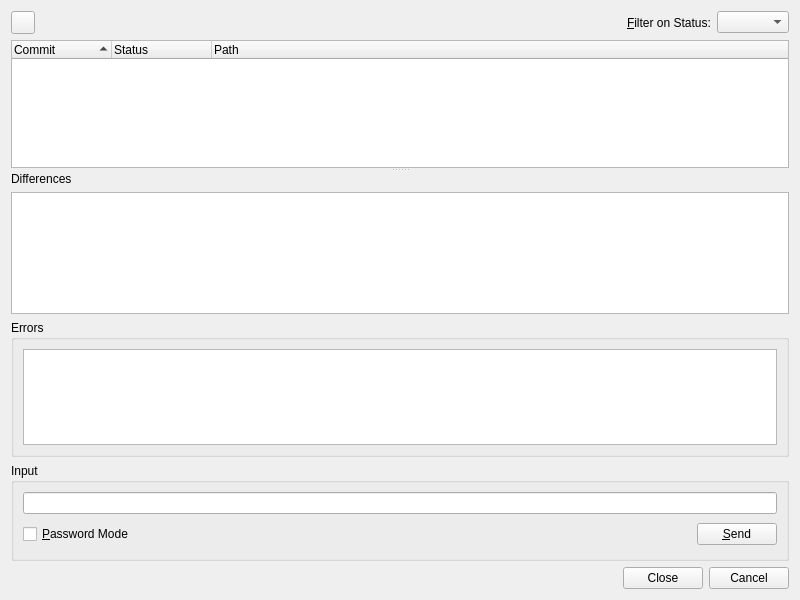
<?xml version="1.0" encoding="UTF-8"?>
<ui version="4.0">
 <class>HgStatusDialog</class>
 <widget class="QWidget" name="HgStatusDialog">
  <property name="geometry">
   <rect>
    <x>0</x>
    <y>0</y>
    <width>800</width>
    <height>600</height>
   </rect>
  </property>
  <property name="windowTitle">
   <string>Mercurial Status</string>
  </property>
  <property name="whatsThis">
   <string>&lt;b&gt;Mercurial Status&lt;/b&gt;
&lt;p&gt;This dialog shows the status of the selected file or project.&lt;/p&gt;</string>
  </property>
  <layout class="QVBoxLayout" name="verticalLayout">
   <item>
    <layout class="QHBoxLayout" name="horizontalLayout_2">
     <item>
      <widget class="QToolButton" name="actionsButton">
       <property name="toolTip">
        <string>Select action from menu</string>
       </property>
       <property name="popupMode">
        <enum>QToolButton::InstantPopup</enum>
       </property>
      </widget>
     </item>
     <item>
      <spacer name="horizontalSpacer_2">
       <property name="orientation">
        <enum>Qt::Horizontal</enum>
       </property>
       <property name="sizeHint" stdset="0">
        <size>
         <width>40</width>
         <height>20</height>
        </size>
       </property>
      </spacer>
     </item>
     <item>
      <widget class="QLabel" name="label">
       <property name="text">
        <string>&amp;Filter on Status:</string>
       </property>
       <property name="buddy">
        <cstring>statusFilterCombo</cstring>
       </property>
      </widget>
     </item>
     <item>
      <widget class="QComboBox" name="statusFilterCombo">
       <property name="toolTip">
        <string>Select the status of entries to be shown</string>
       </property>
       <property name="sizeAdjustPolicy">
        <enum>QComboBox::AdjustToContents</enum>
       </property>
      </widget>
     </item>
    </layout>
   </item>
   <item>
    <widget class="QSplitter" name="diffSplitter">
     <property name="sizePolicy">
      <sizepolicy hsizetype="Preferred" vsizetype="Expanding">
       <horstretch>0</horstretch>
       <verstretch>2</verstretch>
      </sizepolicy>
     </property>
     <property name="orientation">
      <enum>Qt::Vertical</enum>
     </property>
     <property name="childrenCollapsible">
      <bool>false</bool>
     </property>
     <widget class="QTreeWidget" name="statusList">
      <property name="sizePolicy">
       <sizepolicy hsizetype="Expanding" vsizetype="Expanding">
        <horstretch>0</horstretch>
        <verstretch>0</verstretch>
       </sizepolicy>
      </property>
      <property name="alternatingRowColors">
       <bool>true</bool>
      </property>
      <property name="selectionMode">
       <enum>QAbstractItemView::ExtendedSelection</enum>
      </property>
      <property name="rootIsDecorated">
       <bool>false</bool>
      </property>
      <property name="sortingEnabled">
       <bool>true</bool>
      </property>
      <column>
       <property name="text">
        <string>Commit</string>
       </property>
      </column>
      <column>
       <property name="text">
        <string>Status</string>
       </property>
      </column>
      <column>
       <property name="text">
        <string>Path</string>
       </property>
      </column>
     </widget>
     <widget class="QWidget" name="layoutWidget">
      <layout class="QVBoxLayout" name="verticalLayout_2">
       <item>
        <widget class="QLabel" name="diffLabel">
         <property name="text">
          <string>Differences</string>
         </property>
        </widget>
       </item>
       <item>
        <widget class="QTextEdit" name="diffEdit">
         <property name="sizePolicy">
          <sizepolicy hsizetype="Expanding" vsizetype="Expanding">
           <horstretch>0</horstretch>
           <verstretch>0</verstretch>
          </sizepolicy>
         </property>
         <property name="tabChangesFocus">
          <bool>true</bool>
         </property>
         <property name="lineWrapMode">
          <enum>QTextEdit::NoWrap</enum>
         </property>
         <property name="readOnly">
          <bool>true</bool>
         </property>
         <property name="acceptRichText">
          <bool>false</bool>
         </property>
        </widget>
       </item>
      </layout>
     </widget>
    </widget>
   </item>
   <item>
    <widget class="QGroupBox" name="errorGroup">
     <property name="sizePolicy">
      <sizepolicy hsizetype="Preferred" vsizetype="Expanding">
       <horstretch>0</horstretch>
       <verstretch>1</verstretch>
      </sizepolicy>
     </property>
     <property name="title">
      <string>Errors</string>
     </property>
     <layout class="QVBoxLayout">
      <item>
       <widget class="QTextEdit" name="errors">
        <property name="readOnly">
         <bool>true</bool>
        </property>
        <property name="acceptRichText">
         <bool>false</bool>
        </property>
       </widget>
      </item>
     </layout>
    </widget>
   </item>
   <item>
    <widget class="QGroupBox" name="inputGroup">
     <property name="title">
      <string>Input</string>
     </property>
     <layout class="QGridLayout">
      <item row="1" column="1">
       <spacer>
        <property name="orientation">
         <enum>Qt::Horizontal</enum>
        </property>
        <property name="sizeType">
         <enum>QSizePolicy::Expanding</enum>
        </property>
        <property name="sizeHint" stdset="0">
         <size>
          <width>327</width>
          <height>29</height>
         </size>
        </property>
       </spacer>
      </item>
      <item row="1" column="2">
       <widget class="QPushButton" name="sendButton">
        <property name="toolTip">
         <string>Press to send the input to the hg process</string>
        </property>
        <property name="text">
         <string>&amp;Send</string>
        </property>
        <property name="shortcut">
         <string>Alt+S</string>
        </property>
       </widget>
      </item>
      <item row="0" column="0" colspan="3">
       <widget class="QLineEdit" name="input">
        <property name="toolTip">
         <string>Enter data to be sent to the hg process</string>
        </property>
       </widget>
      </item>
      <item row="1" column="0">
       <widget class="QCheckBox" name="passwordCheckBox">
        <property name="toolTip">
         <string>Select to switch the input field to password mode</string>
        </property>
        <property name="text">
         <string>&amp;Password Mode</string>
        </property>
        <property name="shortcut">
         <string>Alt+P</string>
        </property>
       </widget>
      </item>
     </layout>
    </widget>
   </item>
   <item>
    <widget class="QDialogButtonBox" name="buttonBox">
     <property name="orientation">
      <enum>Qt::Horizontal</enum>
     </property>
     <property name="standardButtons">
      <set>QDialogButtonBox::Cancel|QDialogButtonBox::Close</set>
     </property>
    </widget>
   </item>
  </layout>
 </widget>
 <pixmapfunction>qPixmapFromMimeSource</pixmapfunction>
 <tabstops>
  <tabstop>actionsButton</tabstop>
  <tabstop>statusFilterCombo</tabstop>
  <tabstop>statusList</tabstop>
  <tabstop>diffEdit</tabstop>
  <tabstop>errors</tabstop>
  <tabstop>input</tabstop>
  <tabstop>passwordCheckBox</tabstop>
  <tabstop>sendButton</tabstop>
 </tabstops>
 <resources/>
 <connections/>
</ui>
